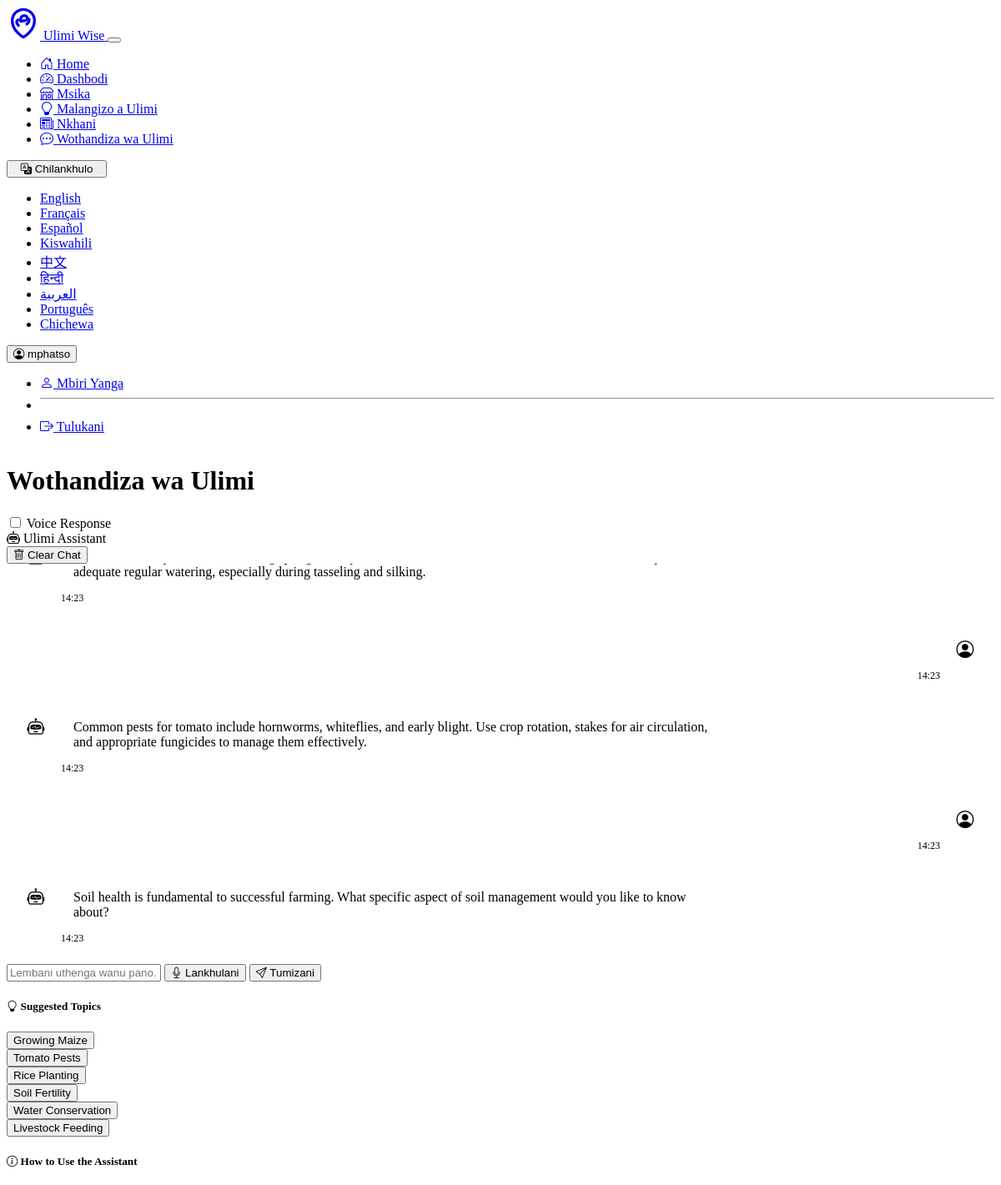
The page /chatbot (signed in, upper part) on the database as committed earlier.
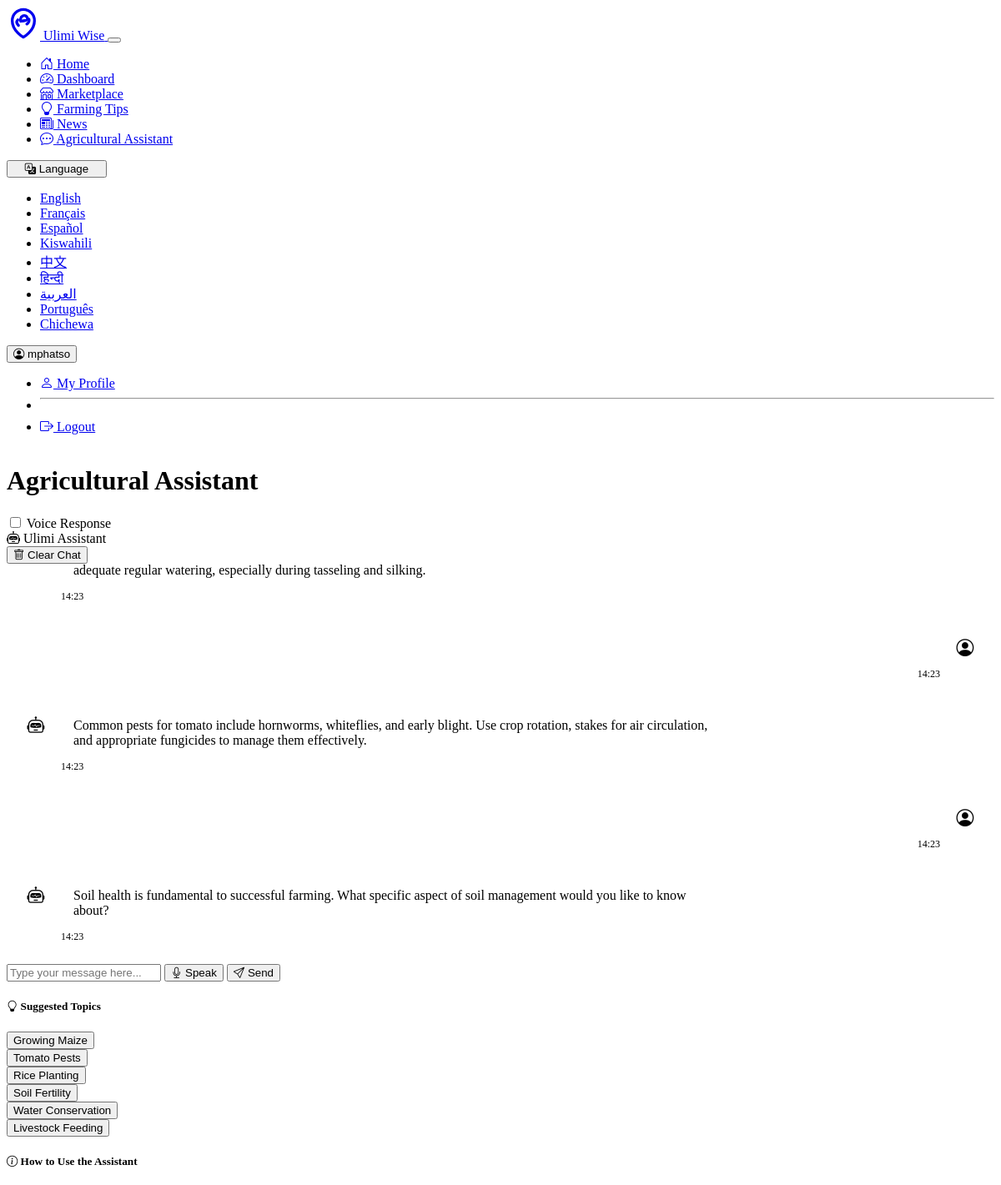
The same page on the database as committed later.
### models.py (models this page shows, shortened)
class User(UserMixin, db.Model):
    id = db.Column(db.Integer, primary_key=True)
    username = db.Column(db.String(64), unique=True, nullable=False)
    email = db.Column(db.String(120), unique=True, nullable=False)
    password_hash = db.Column(db.String(256), nullable=False)
    preferred_language = db.Column(db.String(10), default='en')
    location = db.Column(db.String(200))
    farm_type = db.Column(db.String(100))
    created_at = db.Column(db.DateTime, default=datetime.utcnow)
    products = db.relationship('Product', backref='seller', lazy=True)

### routes.py (the view)
@app.route('/chatbot')
def chatbot_page():
    lang = session.get('language', 'en')
    if current_user.is_authenticated:
        lang = current_user.preferred_language or lang
    chat_history = []
    if current_user.is_authenticated:
        chat_history = ChatHistory.query.filter_by(user_id=current_user.id).order_by(ChatHistory.created_at.desc()).limit(10).all()
        chat_history.reverse()  # Show oldest messages first
    return render_template('chatbot.html',
                          lang=lang,
                          chat_history=chat_history,
                          title=get_translation("Agricultural Assistant", lang))

### app.py (called while the page is built)
@app.template_filter('translate')
def translate_filter(text, lang='en'):
    return get_translation(text, lang)

@app.context_processor
def inject_globals():
    from datetime import datetime
    now = datetime.now()
    return {
        'current_year': now.year,
        'current_time': now.strftime('%H:%M'),
        'get_available_languages': get_available_languages
    }

@login_manager.user_loader
def load_user(user_id):
    from models import User
    return User.query.get(int(user_id))

### translations.py (called while the page is built)
def get_translation(text, lang_code='en'):
    if not translations:
        load_translations()
    if lang_code not in LANGUAGES:
        lang_code = 'en'
    if lang_code in translations and text in translations[lang_code]:
        return translations[lang_code][text]
    else:
        return text

def get_available_languages():
    return LANGUAGES

### templates/chatbot.html (shortened to what the changed rows need)
{% extends "base.html" %}
{% block content %}
<div class="container">
    <div class="row">
        <div class="col-lg-8 mx-auto">
            <div class="d-flex justify-content-between align-items-center mb-4">
                <h1>{{ 'Agricultural Assistant' | translate(lang) }}</h1>
                <div class="form-check form-switch">
                    <input class="form-check-input" type="checkbox" id="voiceResponseToggle" checked>
                    <label class="form-check-label" for="voiceResponseToggle">{{ 'Voice Response' | translate(lang) }}</label>
                </div>
            </div>
            <div class="card shadow-sm mb-4">
                <div class="card-header bg-primary text-white">
                    <div class="d-flex justify-content-between align-items-center">
                        <div><i class="bi bi-robot me-2"></i> {{ 'Ulimi Assistant' | translate(lang) }}</div>
                        <button class="btn btn-sm btn-outline-light" onclick="clearChat()">
                            <i class="bi bi-trash"></i> {{ 'Clear Chat' | translate(lang) }}
                        </button>
                    </div>
                </div>
                <div class="card-footer bg-light">
                    <form id="chatForm" class="d-flex">
                        <input type="text" id="messageInput" class="form-control me-2"
                               placeholder="{{ 'Type your message here...' | translate(lang) }}" required>
                        <button type="button" id="voiceInputBtn" class="btn btn-outline-secondary me-2">
                            <i class="bi bi-mic"></i> {{ 'Speak' | translate(lang) }}
                        </button>
                        <button type="submit" class="btn btn-primary">
                            <i class="bi bi-send"></i> {{ 'Send' | translate(lang) }}
                        </button>
                    </form>
                </div>
            </div>
            <div class="card shadow-sm mb-4">
                <div class="card-header">
                    <h5 class="mb-0"><i class="bi bi-lightbulb"></i> {{ 'Suggested Topics' | translate(lang) }}</h5>
                </div>
                <div class="card-body">
                    <div class="row g-2">
                        <div class="col-md-4">
                            <button class="btn btn-outline-success w-100 topic-btn" data-topic="How do I grow maize?">
                                {{ 'Growing Maize' | translate(lang) }}
                            </button>
                        </div>
                        <div class="col-md-4">
                            <button class="btn btn-outline-success w-100 topic-btn" data-topic="What are common pests for tomatoes?">
                                {{ 'Tomato Pests' | translate(lang) }}
                            </button>
                        </div>
                        <div class="col-md-4">
                            <button class="btn btn-outline-success w-100 topic-btn" data-topic="Best time to plant rice">
                                {{ 'Rice Planting' | translate(lang) }}
                            </button>
                        </div>
                        <div class="col-md-4">
                            <button class="btn btn-outline-success w-100 topic-btn" data-topic="How to improve soil fertility">
                                {{ 'Soil Fertility' | translate(lang) }}
                            </button>
                        </div>
                        <div class="col-md-4">
                            <button class="btn btn-outline-success w-100 topic-btn" data-topic="Water conservation methods">
                                {{ 'Water Conservation' | translate(lang) }}
                            </button>
                        </div>
                        <div class="col-md-4">
                            <button class="btn btn-outline-success w-100 topic-btn" data-topic="Livestock feeding recommendations">
                                {{ 'Livestock Feeding' | translate(lang) }}
                            </button>
                        </div>
                    </div>
                </div>
            </div>
            <div class="card shadow-sm mb-4">
                <div class="card-header">
                    <h5 class="mb-0"><i class="bi bi-info-circle"></i> {{ 'How to Use the Assistant' | translate(lang) }}</h5>
                </div>
            </div>
        </div>
    </div>
</div>
{% endblock %}

### templates/base.html (shortened to what the changed rows need)
<!DOCTYPE html>
<html lang="{{ lang }}">
<head>
    <link rel="stylesheet" href="https://cdn.replit.com/agent/bootstrap-agent-dark-theme.min.css">
    <link rel="stylesheet" href="https://cdn.jsdelivr.net/npm/bootstrap-icons@1.10.5/font/bootstrap-icons.css">
    <link rel="stylesheet" href="{{ url_for('static', filename='css/custom.css') }}">
</head>
<body data-bs-theme="dark">
    <nav class="navbar navbar-expand-lg navbar-dark bg-dark">
        <div class="container">
            <div class="collapse navbar-collapse" id="navbarNav">
                <ul class="navbar-nav me-auto">
                    <li class="nav-item">
                        <a class="nav-link {% if request.path == url_for('index') %}active{% endif %}" href="{{ url_for('index') }}">
                            <i class="bi bi-house-door"></i> {{ 'Home' | translate(lang) }}
                        </a>
                    </li>
                    {% if current_user.is_authenticated %}
                    <li class="nav-item">
                        <a class="nav-link {% if request.path == url_for('dashboard') %}active{% endif %}" href="{{ url_for('dashboard') }}">
                            <i class="bi bi-speedometer2"></i> {{ 'Dashboard' | translate(lang) }}
                        </a>
                    </li>
                    {% endif %}
                    <li class="nav-item">
                        <a class="nav-link {% if request.path == url_for('marketplace') %}active{% endif %}" href="{{ url_for('marketplace') }}">
                            <i class="bi bi-shop"></i> {{ 'Marketplace' | translate(lang) }}
                        </a>
                    </li>
                    <li class="nav-item">
                        <a class="nav-link {% if request.path == url_for('tips') %}active{% endif %}" href="{{ url_for('tips') }}">
                            <i class="bi bi-lightbulb"></i> {{ 'Farming Tips' | translate(lang) }}
                        </a>
                    </li>
                    <li class="nav-item">
                        <a class="nav-link {% if request.path == url_for('news') %}active{% endif %}" href="{{ url_for('news') }}">
                            <i class="bi bi-newspaper"></i> {{ 'News' | translate(lang) }}
                        </a>
                    </li>
                    <li class="nav-item">
                        <a class="nav-link {% if request.path == url_for('chatbot_page') %}active{% endif %}" href="{{ url_for('chatbot_page') }}">
                            <i class="bi bi-chat-dots"></i> {{ 'Agricultural Assistant' | translate(lang) }}
                        </a>
                    </li>
                </ul>
                <div class="d-flex">
                    <div class="dropdown me-2">
                        <button class="btn btn-outline-secondary dropdown-toggle language-selector" type="button" id="languageDropdown" data-bs-toggle="dropdown" aria-expanded="false">
                            <i class="bi bi-translate"></i> {{ 'Language' | translate(lang) }}
                        </button>
                        <ul class="dropdown-menu dropdown-menu-end" aria-labelledby="languageDropdown">
                            {% for code, name in get_available_languages().items() %}
                            <li>
                            </li>
                            {% endfor %}
                        </ul>
                    </div>
                    <div class="dropdown">
                        {% if current_user.is_authenticated %}
                        <button class="btn btn-outline-primary dropdown-toggle" type="button" id="userDropdown" data-bs-toggle="dropdown" aria-expanded="false">
                            <i class="bi bi-person-circle"></i> {{ current_user.username }}
                        </button>
                        <ul class="dropdown-menu dropdown-menu-end" aria-labelledby="userDropdown">
                            <li>
                                <a class="dropdown-item" href="{{ url_for('profile') }}">
                                    <i class="bi bi-person"></i> {{ 'My Profile' | translate(lang) }}
                                </a>
                            </li>
                            <li><hr class="dropdown-divider"></li>
                            <li>
                                <a class="dropdown-item" href="{{ url_for('logout') }}">
                                    <i class="bi bi-box-arrow-right"></i> {{ 'Logout' | translate(lang) }}
                                </a>
                            </li>
                        </ul>
                        {% endif %}
                    </div>
                </div>
            </div>
        </div>
    </nav>
    <main class="container py-4">
        {% block content %}{% endblock %}
    </main>
</body>
</html>

Rows that differ between the two databases and show on the page:
changed User "Home": preferred_language "Dashbodi" → "Dashboard"; preferred_language "Msika" → "Marketplace"; preferred_language "Malangizo a Ulimi" → "Farming Tips"; preferred_language "Nkhani" → "News"; preferred_language "Wothandiza wa Ulimi" → "Agricultural Assistant"; preferred_language "Chilankhulo" → "Language"; preferred_language "Mbiri Yanga" → "My Profile"; preferred_language "Tulukani" → "Logout"; preferred_language "Lembani uthenga wanu pano..." → "Type your message here..."; preferred_language "Lankhulani" → "Speak"; preferred_language "Tumizani" → "Send"
